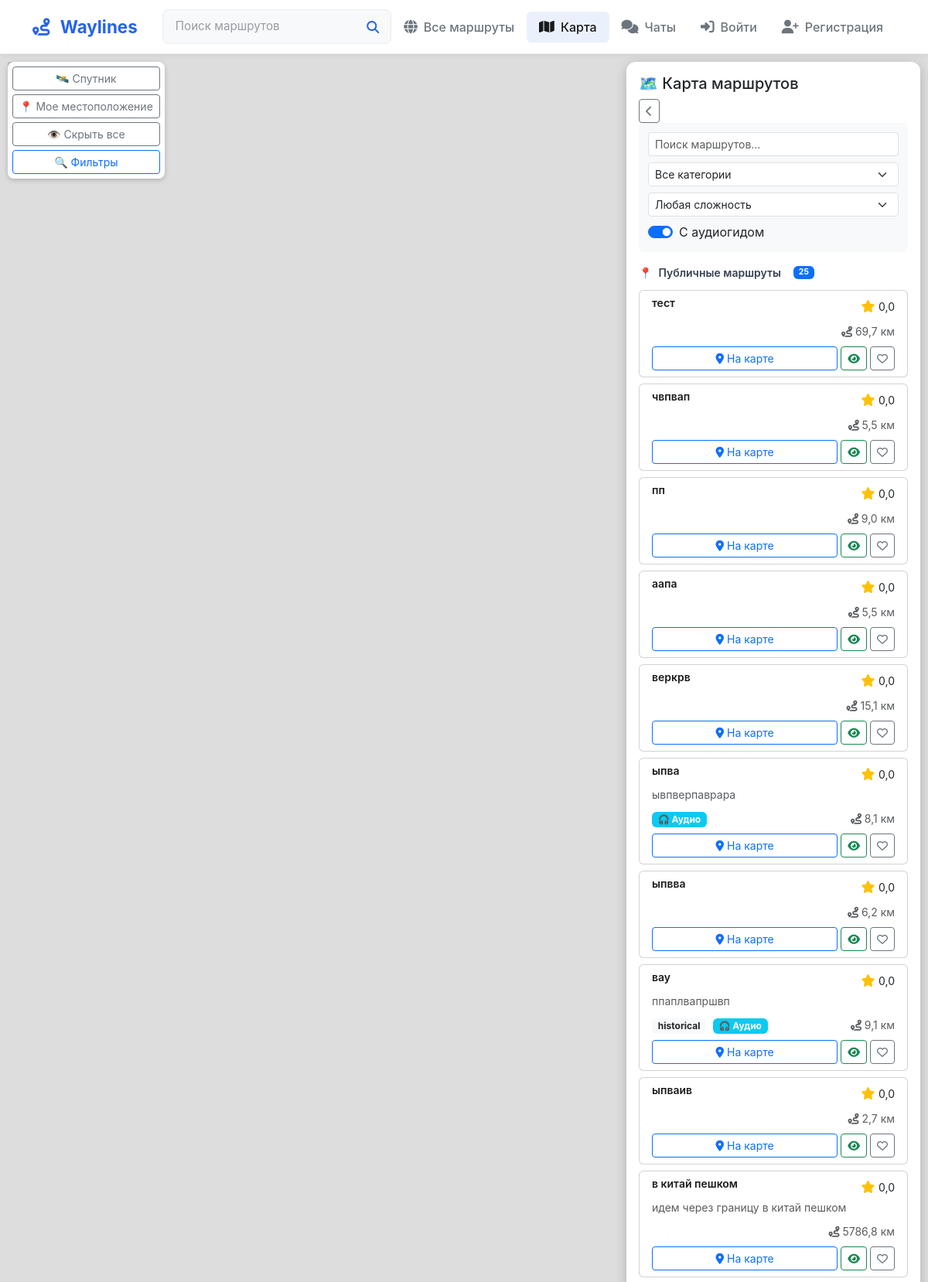
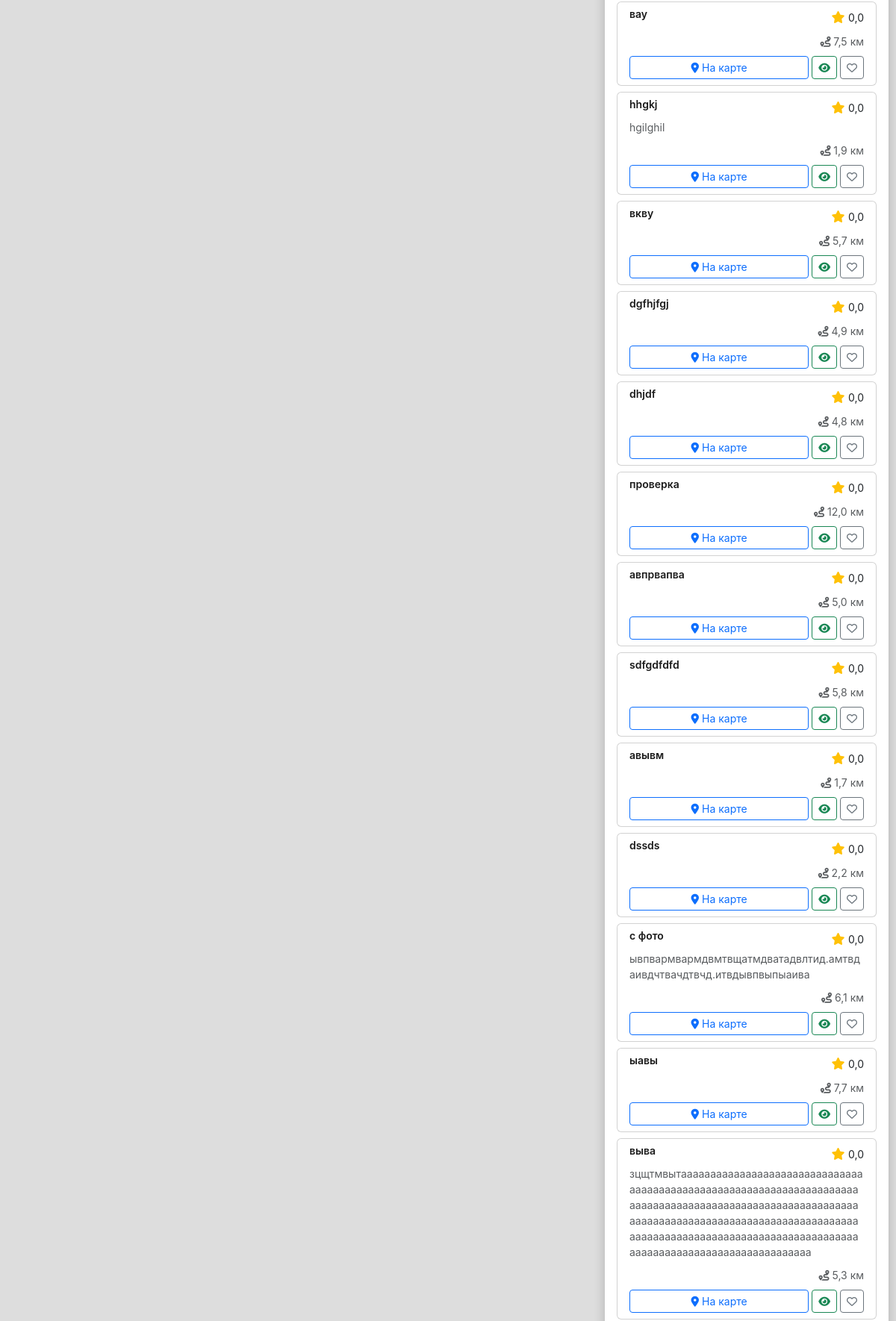
Screenshot of /routes/map/ (upper part) with the database file from the repository (2 pictures, top to bottom).
### routes/models.py (models this page shows, shortened)
class Route(models.Model):
    PRIVACY_CHOICES = [
        ("public", "Публичный"),
        ("private", "Приватный"),
        ("link", "По ссылке"),
        ("personal", "Персональный"),
    ]
    ROUTE_TYPE_CHOICES = [
        ("driving", "Автомобильный"),
        ("walking", "Пеший"),
        ("cycling", "Велосипедный"),
        ("mixed", "Смешанный"),
    ]
    MOOD_CHOICES = [
        ("calm", "Спокойный"),
        ("active", "Активный"),
        ("extreme", "Экстремальный"),
        ("romantic", "Романтический"),
        ("family", "Семейный"),
        ("adventure", "Приключенческий"),
    ]
    THEME_CHOICES = [
        ("historical", "Исторический"),
        ("nature", "Природный"),
        ("urban", "Городской"),
        ("cultural", "Культурный"),
        ("gastronomic", "Гастрономический"),
        ("religious", "Религиозный"),
        ("architectural", "Архитектурный"),
    ]
    author = models.ForeignKey(
        User,
        on_delete=models.CASCADE,
        related_name="routes",
        verbose_name="Автор",
    )
    name = models.CharField("Название", max_length=200)
    description = models.TextField("Описание", blank=True)
    short_description = models.TextField(
        "Краткое описание", max_length=300, blank=True
    )
    privacy = models.CharField(
        "Приватность", max_length=20, choices=PRIVACY_CHOICES, default="public"
    )
    route_type = models.CharField(
        "Тип маршрута",
        max_length=20,
        choices=ROUTE_TYPE_CHOICES,
        default="walking",
    )
    mood = models.CharField(
        "Настроение", max_length=20, choices=MOOD_CHOICES, blank=True
    )
    theme = models.CharField(
        "Тема", max_length=20, choices=THEME_CHOICES, blank=True
    )
    duration_minutes = models.IntegerField(
        "Продолжительность (минут)", default=0
    )
    country = models.CharField(
        max_length=100, blank=True, null=True, verbose_name="Страна"
    )
    total_distance = models.FloatField("Общее расстояние (км)", default=0)
    is_active = models.BooleanField("Актуален", default=True)
    has_audio_guide = models.BooleanField("Есть аудиогид", default=False)
    is_elderly_friendly = models.BooleanField("Для пожилых", default=False)
    shared_with = models.ManyToManyField(
        User,
        related_name="shared_routes",
        blank=True,
        verbose_name="Доступно для",
    )
    created_at = models.DateTimeField("Создан", auto_now_add=True)
    updated_at = models.DateTimeField("Обновлён", auto_now=True)
    last_status_update = models.DateTimeField(
        "Последнее обновление статуса", auto_now=True
    )
    qr_code = models.ImageField(
        upload_to="qr_codes/", blank=True, null=True, verbose_name="QR код"
    )
    class Meta:
        verbose_name = "Маршрут"
        verbose_name_plural = "Маршруты"
        ordering = ["-created_at"]

### routes/views.py (the view)
# urls.py: path("map/", views.map_view, name="map_view"),
def map_view(request):
    routes = (
        Route.objects.filter(privacy="public", is_active=True)
        .prefetch_related("points", "photos")
        .annotate(avg_rating=Avg("ratings__rating"))
    )
    routes_data = []
    for route in routes:
        route_data = {
            "id": route.id,
            "title": route.name,
            "short_description": route.short_description,
            "description": route.description,
            "distance": route.total_distance,
            "rating": route.avg_rating or 0,
            "has_audio": route.has_audio_guide,
            "difficulty": route.route_type,
            "category": {"name": route.theme} if route.theme else None,
            "photos": [
                {"url": photo.image.url, "caption": photo.caption}
                for photo in route.photos.all()[:3]
            ],
            "points": [
                {
                    "lat": p.latitude,
                    "lng": p.longitude,
                    "name": p.name,
                    "address": p.address,
                    "description": p.description,
                    "order": p.order,
                }
                for p in route.points.all()
            ],
        }
        routes_data.append(route_data)
    routes_json = json.dumps(routes_data, ensure_ascii=False)
    return render(
        request,
        "map/map_view.html",
        {"routes_json": routes_json, "routes": routes},
    )

### users/context_processors.py (called while the page is built, shortened)
def navbar_context(request):
    context = {}
    return context

### templates/map/map_view.html (shortened to what this page needs)
{% extends 'base.html' %}
{% load static %}
{% block content %}
<div class="container-fluid h-100 p-0">
    <div id="map" class="h-100"></div>
    <div class="map-controls">
        <button id="style-toggle" class="btn btn-sm btn-outline-secondary">🛰️ Спутник</button>
        <button id="locate-me" class="btn btn-sm btn-outline-secondary">📍 Мое местоположение</button>
        <button id="hide-all" class="btn btn-sm btn-outline-secondary">👁️ Скрыть все</button>
        <button id="filter-toggle" class="btn btn-sm btn-outline-primary">🔍 Фильтры</button>
    </div>
    <div class="sidebar">
        <div class="header">
            <h5>🗺️ Карта маршрутов</h5>
            <div class="btn-group">
                <button class="btn btn-sm btn-outline-secondary" onclick="toggleSidebar()">
                    <i class="fas fa-chevron-left"></i>
                </button>
            </div>
        </div>
        <div class="filters-section mb-3">
            <div class="search-bar mb-2">
                <input type="text" id="search-routes" class="form-control form-control-sm"
                       placeholder="Поиск маршрутов...">
            </div>
            <div class="filter-controls">
                <select id="category-filter" class="form-select form-select-sm mb-2">
                    <option value="">Все категории</option>
                </select>
                <select id="difficulty-filter" class="form-select form-select-sm mb-2">
                    <option value="">Любая сложность</option>
                </select>
                <div class="form-check form-switch">
                    <input class="form-check-input" type="checkbox" id="audio-only" checked>
                    <label class="form-check-label" for="audio-only">С аудиогидом</label>
                </div>
            </div>
        </div>
        <div class="routes-list" style="max-height: 60vh; overflow-y: auto;">
            <div class="section-title">
                <span>📍</span>
                <span>Публичные маршруты</span>
                <span class="badge bg-primary ms-2" id="routes-count">{{ routes|length }}</span>
            </div>
            {% if routes %}
            <div id="routes-container">
                {% for route in routes %}
                <div class="route-card card mb-2" data-route-id="{{ route.id }}"
                    data-category="{{ route.theme|default:'other' }}"
                    data-difficulty="{{ route.route_type|default:'medium' }}"
                    data-has-audio="{{ route.has_audio_guide|yesno:'true,false' }}">
                    <div class="card-body py-2">
                        <div class="d-flex justify-content-between align-items-start mb-1">
                            <h6 class="route-title mb-0">{{ route.name }}</h6>
                            <div class="route-rating">
                                <i class="fas fa-star text-warning"></i>
                                <small>{{ route.avg_rating|default:0|floatformat:1 }}</small>
                            </div>
                        </div>
                        <p class="text-muted small mb-2">{{ route.short_description }}</p>
                        <div class="route-meta d-flex justify-content-between align-items-center">
                            <div class="route-tags">
                                {% if route.theme %}
                                <span class="badge bg-light text-dark me-1">{{ route.theme }}</span>
                                {% endif %}
                                {% if route.has_audio_guide %}
                                <span class="badge bg-info text-white">🎧 Аудио</span>
                                {% endif %}
                            </div>
                            <div class="route-stats">
                                <small class="text-muted">
                                    <i class="fas fa-route"></i> {{ route.total_distance|floatformat:1 }} км
                                </small>
                            </div>
                        </div>
                        <div class="route-actions mt-2 d-flex gap-1">
                            <button class="btn btn-sm btn-outline-primary flex-fill"
                                    onclick="showRouteOnMap({{ route.id }})">
                                <i class="fas fa-map-marker-alt"></i> На карте
                            </button>
                            <button class="btn btn-sm btn-outline-success"
                                    onclick="viewRouteDetails({{ route.id }})">
                                <i class="fas fa-eye"></i>
                            </button>
                            <button class="btn btn-sm btn-outline-secondary"
                                    onclick="addToFavorites({{ route.id }})">
                                <i class="far fa-heart"></i>
                            </button>
                        </div>
                    </div>
                </div>
                {% endfor %}
            </div>
            {% endif %}
        </div>
    </div>
</div>
{% endblock %}

### templates/base.html (style rules this page uses)
:root { --primary-color: #2563eb; --secondary-color: #6c757d; --light-bg: #f8f9fa; --border-color: #e9ecef; }
html, body { height: 100%; margin: 0; padding: 0; }
body { display: flex; flex-direction: column; min-height: 100vh; font-family: -apple-system, BlinkMacSystemFont, 'Segoe UI', Roboto, sans-serif; }

### templates/map/map_view.html (style rules this page uses)
html, body { height: 100%; margin: 0; padding: 0; }
#map { height: 100%; width: 100%; position: absolute; top: 0; left: 0; z-index: 1; }
.map-controls { position: absolute; top: 10px; left: 10px; z-index: 5; background: white; padding: 6px; border-radius: 8px; box-shadow: 0 2px 6px rgba(0,0,0,0.2); display: flex; flex-direction: column; gap: 5px; }
.sidebar { position: absolute; top: 10px; right: 10px; width: 380px; max-height: 95vh; background: white; padding: 16px; border-radius: 12px; box-shadow: 0 4px 16px rgba(0,0,0,0.2); overflow-y: auto; z-index: 10; transition: transform 0.3s ease; }
.route-card { transition: all 0.2s ease; cursor: pointer; }
.route-title { font-size: 14px; font-weight: 600; color: #1a1a1a; }
.section-title { font-size: 14px; font-weight: 600; color: #374151; margin-bottom: 12px; display: flex; align-items: center; gap: 8px; }
.filters-section { background: #f8f9fa; border-radius: 8px; padding: 12px; }
.search-bar { display: flex; gap: 8px; }

### rows the page displays
Route: name "тест", avg_rating "0,0", total_distance "69,7"
Route: name "чвпвап", avg_rating "0,0", total_distance "5,5"
Route: name "пп", avg_rating "0,0", total_distance "9,0"
Route: name "аапа", avg_rating "0,0", total_distance "5,5"
Route: name "веркрв", avg_rating "0,0", total_distance "15,1"
Route: name "ыпва", avg_rating "0,0", short_description "ывпверпаврара", has_audio_guide "🎧 Аудио", total_distance "8,1"
Route: name "ыпвва", avg_rating "0,0", total_distance "6,2"
Route: name "вау", avg_rating "0,0", short_description "ппаплвапршвп", theme "historical", has_audio_guide "🎧 Аудио", total_distance "9,1"
Route: name "ыпваив", avg_rating "0,0", total_distance "2,7"
Route: name "в китай пешком", avg_rating "0,0", short_description "идем через границу в китай пешком", total_distance "5786,8"
Route: name "вау", avg_rating "0,0", total_distance "7,5"
Route: name "hhgkj", avg_rating "0,0", short_description "hgilghil", total_distance "1,9"
Route: name "вкву", avg_rating "0,0", total_distance "5,7"
Route: name "dgfhjfgj", avg_rating "0,0", total_distance "4,9"
Route: name "dhjdf", avg_rating "0,0", total_distance "4,8"
Route: name "проверка", avg_rating "0,0", total_distance "12,0"
Route: name "авпрвапва", avg_rating "0,0", total_distance "5,0"
Route: name "sdfgdfdfd", avg_rating "0,0", total_distance "5,8"
Route: name "авывм", avg_rating "0,0", total_distance "1,7"
Route: name "dssds", avg_rating "0,0", total_distance "2,2"
Route: name "с фото", avg_rating "0,0", short_description "ывпвармвармдвмтвщатмдватадвлтид.амтвдаивдчтвачдтвчд.итвдывпвыпыаива", total_distance "6,1"
Route: name "ыавы", avg_rating "0,0", total_distance "7,7"
Route: name "выва", avg_rating "0,0", short_description "зцщтмвытаааааааааааааааааааааааааааааааааааааааааааааааааааааааааааааааааааааааааааааааааааааааааааааааааааааааааааааааааааааааааааааааааааааааааааааааааааааааааааааааааааааааааааааааааааааааааааааааааааааааааааааааааааааааааа", total_distance "5,3"

### other values shown
{{ routes|length }} "25"
